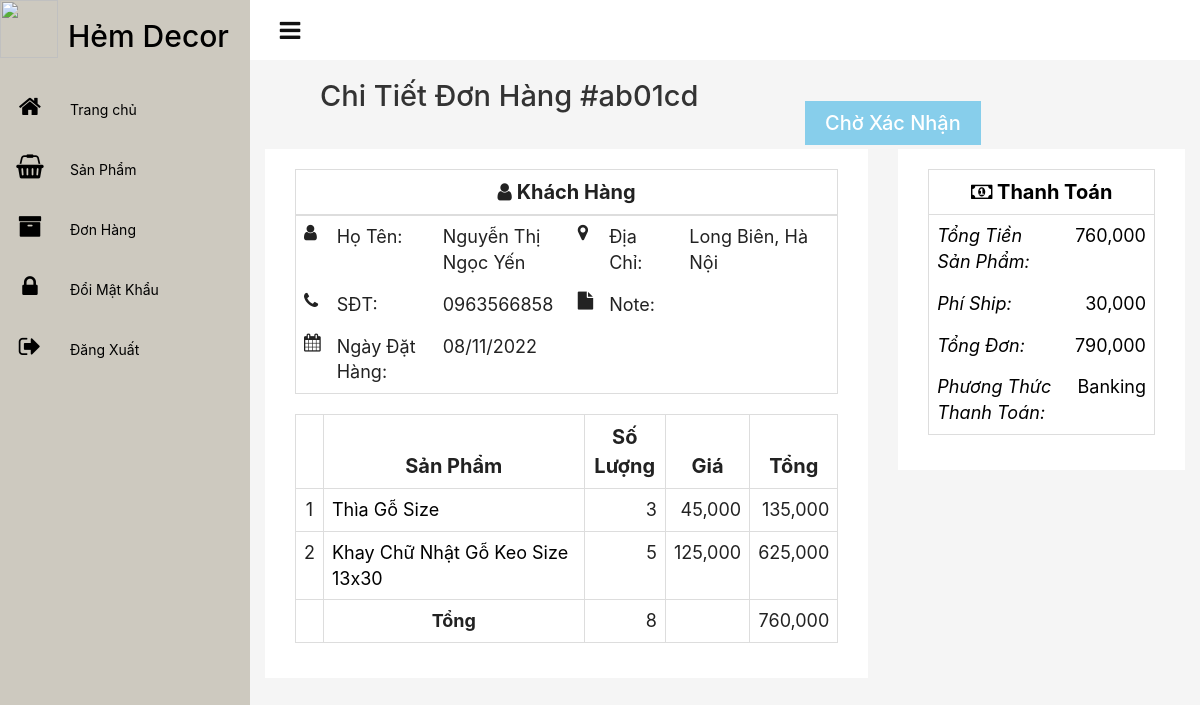
The app's page /admin_manage_orders/view_order.php?oid=ab01cd (signed in) with its own data.
### tables this page shows
CREATE TABLE IF NOT EXISTS `Order` (
  OrderID VARCHAR(6) NOT NULL PRIMARY KEY,
  AccountID INT NOT NULL,
  OrderDate timestamp NOT NULL default CURRENT_TIMESTAMP on update CURRENT_TIMESTAMP,
  OrderStatus ENUM('Chờ Xác Nhận','Đang Chuẩn Bị Hàng','Đang Giao Hàng', 'Đã Hoàn Thành', 'Đã Hủy') NOT NULL,
  PaymentStatus ENUM('Đang Xử Lý', 'Đã Hoàn Thành')NOT NULL,
  
  TotalOrder DOUBLE DEFAULT '0');

CREATE TABLE IF NOT EXISTS `Order_Details` (
  OrderID VARCHAR(6) NOT NULL,
  CustomerName VARCHAR(30) NOT NULL,
  CustomerAddress VARCHAR(200) NOT NULL,
  CustomerPhoneNo VARCHAR(10) NOT NULL,
  PaymentMethod ENUM('COD','Banking'),
  Note VARCHAR (5000),
  FOREIGN KEY (OrderID) REFERENCES `Order` (OrderID) ON UPDATE CASCADE ON DELETE CASCADE);

CREATE TABLE IF NOT EXISTS `Order_Product` (
  OrderID VARCHAR(6) NOT NULL,
  ProductID VARCHAR(10) NOT NULL,
  OrderQuantity TINYINT NOT NULL,
  QuantityPrice INT NOT NULL,
  FOREIGN KEY (OrderID) REFERENCES `Order` (OrderID) ON UPDATE CASCADE ON DELETE CASCADE,
  FOREIGN KEY (ProductID) REFERENCES `Product` (ProductID) ON UPDATE CASCADE ON DELETE CASCADE);

CREATE TABLE IF NOT EXISTS Product(
CategoryID VARCHAR(10) NOT NULL,
ProductID VARCHAR(10) NOT NULL PRIMARY KEY,
ProductName VARCHAR(255) NOT NULL,
Size VARCHAR(10),
Price INT UNSIGNED NOT NULL,
ProductQuantity INT UNSIGNED NOT NULL,
CreateDate timestamp NOT NULL default CURRENT_TIMESTAMP on update CURRENT_TIMESTAMP,
FOREIGN KEY (CategoryID) REFERENCES Categories(CategoryID) ON UPDATE CASCADE ON DELETE CASCADE
);

### admin_manage_orders/view_order.php (the view, shortened to what this page needs)
<?php
if (isset($_SESSION['id'])) {
include('../database/dbcon.php');
include '../header_footer/admin_header.php';
$oid = $_GET['oid'];
$sql = mysqli_query(
    $con,
    "SELECT AccountID, OrderDate, OrderStatus, PaymentStatus, TotalOrder, od.*, OrderQuantity, QuantityPrice, p.*, c.ThumbnailImage, sum(OrderQuantity) AS TotalQuantity, sum(QuantityPrice) AS TotalQuPrice, count(p.ProductID) AS TotalProduct FROM `Order` o
    INNER JOIN `order_details` od ON o.OrderID = od.OrderID
    INNER JOIN `order_product` op ON o.OrderID = op.OrderID
    INNER JOIN `product` p ON op.ProductID = p.ProductID
    INNER JOIN `categories` c ON p.CategoryID = c.CategoryID
    WHERE o.OrderID = '$oid'");
$row = mysqli_fetch_array($sql);
?>
<!doctype html>
<head>
    <link rel="stylesheet" href="https://maxcdn.bootstrapcdn.com/bootstrap/3.3.2/css/bootstrap.min.css">
    <link rel="stylesheet" href="https://cdnjs.cloudflare.com/ajax/libs/font-awesome/4.7.0/css/font-awesome.min.css">
    <link rel="stylesheet" href="admin.css">
</head>
<body>
    <div class=main><?php include '../header_footer/admin_toggle.php'; ?>
        <section class="confirmation_part padding_top">
            <div class="container">
                <h1>Chi Tiết Đơn Hàng #<?php echo $row["OrderID"] ?></h1>
                <?php if($row["OrderStatus"] == "Chờ Xác Nhận"){ ?>
                <h3 class="wait"><?php echo $row["OrderStatus"] ?></h3>
                <?php } elseif($row["OrderStatus"] == "Đang Chuẩn Bị Hàng"){ ?>
                <h3 class="ready"><?php echo $row["OrderStatus"] ?></h3>
                <?php } elseif($row["OrderStatus"] == "Đang Giao Hàng"){ ?>
                <h3 class="ship"><?php echo $row["OrderStatus"] ?></h3>
                <?php } elseif($row["OrderStatus"] == "Đã Hoàn Thành") { ?>
                <h3 class="complete"><?php echo $row["OrderStatus"] ?></h3>
                <?php } elseif($row["OrderStatus"] == "Đã Hủy") { ?>
                <h3 class="cancel"><?php echo $row["OrderStatus"] ?></h3>
                <?php }?>
                <div class="row">
                    <div class="col-lg-8">
                        <div class="order_details_iner">
                            <table class="table table-customer">
                                <colgroup>
                                    <col span="1" style="width: 5%;">
                                    <col span="1" style="width: 20%;">
                                    <col span="1" style="width: 25%;">
                                    <col span="1" style="width: 5%;">
                                    <col span="1" style="width: 15%;">
                                    <col span="1" style="width: 30%;">
                                </colgroup>
                                <thead>
                                    <tr>
                                        <th scope="col" colspan="6"><i class='fa fa-user'></i> Khách Hàng</th>
                                    </tr>
                                </thead>
                                <tbody>
                                    <tr>
                                        <td><i class='fa fa-user'></i> </td>
                                        <td>Họ tên: </td>
                                        <td><?php echo $row["CustomerName"] ?></td>
                                        <td><i class="fa fa-map-marker"></i> </td>
                                        <td>Địa chỉ: </td>
                                        <td><?php echo $row["CustomerAddress"] ?></td>
                                    </tr>
                                    <tr>
                                        <td><i class="fa fa-phone"></i></td>
                                        <td>SĐT:</td>
                                        <td><?php echo $row["CustomerPhoneNo"] ?></td>
                                        <td rowspan = "2"><i class='fa fa-file'></i></td>
                                        <td rowspan = "2">Note: </td>
                                        <td rowspan = "2"><?php echo $row["Note"] ?></td>
                                    </tr>
                                    <tr>
                                        <td><i class='fa fa-calendar'></i></td>
                                        <td>Ngày đặt hàng:</td>
                                        <td><?php echo date('d/m/Y', strtotime($row["OrderDate"])) ?></td>
                                    </tr>
                                </tbody>
                            </table>
                            <table class="table table-product">
                                <thead>
                                    <tr>
                                        <th></th>
                                        <th colspan="2">Sản phẩm</th>
                                        <th width = "15%">Số lượng</th>
                                        <th>Giá</th>
                                        <th>Tổng</th>
                                    </tr>
                                </thead>
                                <tbody>
                                    <?php $i = 1;
                                    $sql1 = mysqli_query(
                                        $con,
                                        "SELECT c.CategoryID, ProductName, Size, OrderQuantity, QuantityPrice, Price FROM  `order_product` op
                                        INNER JOIN `product` p ON op.ProductID = p.ProductID
                                        INNER JOIN `categories` c ON p.CategoryID = c.CategoryID
                                        WHERE OrderID = '$oid'");
                                    while ($row1 = mysqli_fetch_array($sql1)) {?>
                                    <tr>
                                        <td><?php echo $i ?></td>
                                        <td colspan="2"><a
                                                href="../admin_manage_product/product-detail.php?cid=<?php echo $row1['CategoryID'] ?>"><?php echo $row1["ProductName"] ?>
                                                Size <?php echo $row1["Size"] ?></a></td>
                                        <td><?php echo $row1["OrderQuantity"] ?></td>
                                        <td><?php echo number_format($row1["Price"]) ?></td>
                                        <td><?php echo number_format($row1["QuantityPrice"]) ?></td>
                                    </tr>
                                    <?php $i++;
                                    } ?>
                                    <tr>
                                        <td></td>
                                        <td colspan="2" style = "text-align: center;"><span><b>Tổng</b></td>
                                        <td><?php echo $row["TotalQuantity"] ?></td>
                                        <td></td>
                                        <td><?php echo number_format($row["TotalQuPrice"]) ?></td>
                                    </tr>
                                </tbody>
                            </table>
                        </div>
                    </div>
                    <div class="col-lg-4 col-lx-4">
                        <div class="order_details_iner">
                            <table class="table table-pay">
                                <thead>
                                    <tr >
                                        <th scope="col" colspan = "2"><i class='fa fa-money'></i> Thanh Toán</th>
                                    </tr>
                                </thead>
                                <tbody>
                                    <tr>
                                        <td><i>Tổng tiền sản phẩm: </i>
                                        <td><?php echo number_format($row["TotalQuPrice"]) ?>
                                    </tr>
                                    <tr>
                                        <td><i>Phí ship: </i>
                                        <td>30,000
                                    </tr>
                                    <tr>
                                        <td><i>Tổng đơn: </i>
                                        <td><?php echo number_format($row["TotalOrder"]) ?>
                                    </tr>
                                    <tr>
                                        <td><i>Phương thức thanh toán:</i>
                                        <td><?php echo $row["PaymentMethod"] ?>
                                        </td>
                                    </tr>
                                </tbody>
                            </table>
                        </div>
                    </div>
                </div>
            </div>
        </section>
    </div>
</body>
</html>
<?php
}else{
     header("Location: ../anon/homepage.php");
     exit();
}
 ?>

### css/admin.css (style rules this page uses)
* { margin: 0; padding: 0; box-sizing: border-box; font-family: -apple-system, BlinkMacSystemFont, 'Segoe UI', Roboto, Oxygen, Ubuntu, Cantarell, 'Open Sans', 'Helvetica Neue', sans-serif; }
body { min-height: 100vh; overflow-x: hidden; }
.container { position: relative; width: 100%; }
.main { position: absolute; width: calc(100% - 250px); padding-bottom: 5%; left: 250px; transition: 0.5s; background: #f5f5f5; }
table { border-collapse: collapse; margin-bottom: 3%; }
.form-group .table_image th, td { border: none; }
body { font-family: "Poppins", sans-serif; padding: 0; margin: 0; }
.confirmation_part { margin-top: 20px; }
.confirmation_part .order_details_iner { background-color: #ffffff; padding: 20px 30px 15px; text-transform: capitalize; margin-top: 15px; }
.confirmation_part h1 { display: inline; font-size: 29px; margin-left: 50px; }
.confirmation_part .wait { background: #87ceeb; color: white; padding: 10px 20px; display: inline; font-size: 20px; margin-left: 540px; }
.confirmation_part .order_details_iner .table-customer { border: 1px solid #dddddd; }
.confirmation_part .order_details_iner .table-customer thead { border: 1px solid #dddddd; }
.confirmation_part .order_details_iner .table-customer tr { border: none; }
.confirmation_part .order_details_iner .table-customer th { color: #222222; font-size: 20px; text-align: center; }
.confirmation_part .order_details_iner .table-customer td { color: #222222; font-size: 18px; text-align: left; border: none; }
.confirmation_part .order_details_iner .table-product { border: 1px solid #dddddd; }
.confirmation_part .order_details_iner .table-product th { color: #222222; font-size: 20px; text-align: center; border: 1px solid #dddddd; }
.confirmation_part .order_details_iner .table-product td { color: #222222; font-size: 18px; text-align: center; border: 1px solid #dddddd; }
.table-product a { text-decoration: none; color: #000; }
.confirmation_part .order_details_iner .table-product td:nth-child(2) { text-align: left; }
.confirmation_part .order_details_iner .table-product td:nth-child(3), .confirmation_part .order_details_iner .table-product td:nth-child(4), .confirmation_part .order_details_iner .table-product td:nth-child(5) { text-align: right; }
.confirmation_part .order_details_iner .table-pay, .confirmation_part .order_details_iner .table-pay thead { border: 1px solid #dddddd; font-size: 18px; color: #000; }
.confirmation_part .order_details_iner .table-pay th, .confirmation_part .order_details_iner .table-pay td { text-align: center; border: none; color: #000; }
.confirmation_part .order_details_iner .table-pay td:nth-child(1) { text-align: left; }
.confirmation_part .order_details_iner .table-pay td:nth-child(2) { text-align: right; }
@media (min-width: 992px) and (max-width: 1200px) { .confirmation_part h1 { font-size: 29px; margin-left: 55px; } }
@media (min-width: 992px) and (max-width: 1200px) { .confirmation_part h3 { display: inline-block; padding: 10px 10px; font-size: 20px; margin-left: 305px; } }
@media (min-width: 992px) and (max-width: 1200px) { .confirmation_part .order_details_iner .table th { font-size: 20px; } }
@media (min-width: 992px) and (max-width: 1200px) { .confirmation_part .order_details_iner .table td { font-size: 18px; } }

### records on screen
order: order_details.OrderID "ab01cd", OrderStatus "Chờ Xác Nhận", order_details.CustomerName "Nguyễn Thị Ngọc Yến", order_details.CustomerAddress "Long Biên, Hà Nội", order_details.CustomerPhoneNo "0963566858", OrderDate "08/11/2022", TotalOrder "790,000", order_details.PaymentMethod "Banking"
order_product: ProductID.ProductName "Thìa Gỗ", OrderQuantity "3", ProductID.Price "45,000", QuantityPrice "135,000"
order_product: ProductID.ProductName "Khay Chữ Nhật Gỗ Keo", ProductID.Size "13x30", OrderQuantity "5", ProductID.Price "125,000", QuantityPrice "625,000"

### other values on screen
$row["TotalQuantity"] "8"
$row["TotalQuPrice"] "760,000"
